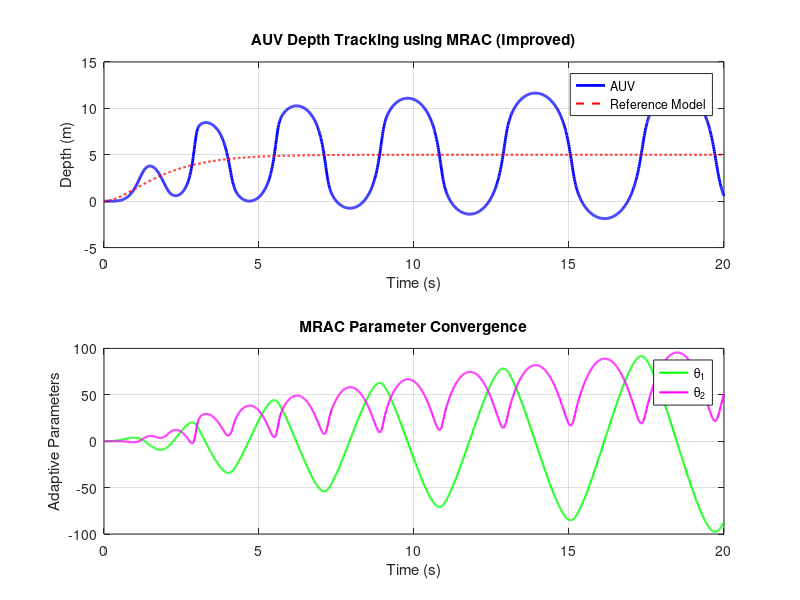

Recreate this plot in MATLAB.
% MRAC for AUV Depth Control - Improved Version
clc; clear; close all;

%% Parameters
% Reference model: z'' + 2*z' + z = r
a_m1 = 2;  % damping
a_m0 = 1;  % stiffness

% Adaptive gain (smaller for smoother adaptation)
gamma = 3;

% Damping for plant (simulate friction in water)
damping = 2;

% Time settings
dt = 0.01;
T = 20;
t = 0:dt:T;
N = length(t);

% Reference input
r = 5 * ones(1, N);

% Initialize states
z = zeros(1, N);      % plant position
v = zeros(1, N);      % plant velocity
z_m = zeros(1, N);    % model position
v_m = zeros(1, N);    % model velocity
theta = [0; 0];       % adaptive parameters

% Data storage
u = zeros(1, N);
theta_hist = zeros(2, N);

%% Simulation loop
for i = 1:N-1
    % Error
    e = z(i) - z_m(i);

    % Regressor
    phi = [r(i); -v(i)];

    % Control law
    u(i) = theta' * phi;

    % Plant dynamics with damping
    a = -damping * v(i) + u(i);
    v(i+1) = v(i) + a * dt;
    z(i+1) = z(i) + v(i+1) * dt;

    % Reference model
    a_m = -a_m1 * v_m(i) - a_m0 * z_m(i) + a_m0 * r(i);
    v_m(i+1) = v_m(i) + a_m * dt;
    z_m(i+1) = z_m(i) + v_m(i+1) * dt;

    % Adaptive law
    theta_dot = -gamma * phi * e;
    theta = theta + theta_dot * dt;
    theta_hist(:, i+1) = theta;
end

%% Plotting
figure;
subplot(2,1,1)
plot(t, z, 'b', 'LineWidth', 2); hold on;
plot(t, z_m, 'r--', 'LineWidth', 1.5);
xlabel('Time (s)'); ylabel('Depth (m)');
legend('AUV', 'Reference Model');
title('AUV Depth Tracking using MRAC (Improved)');
grid on;

subplot(2,1,2)
plot(t, theta_hist(1,:), 'g', 'LineWidth', 1.5); hold on;
plot(t, theta_hist(2,:), 'm', 'LineWidth', 1.5);
legend('\theta_1','\theta_2');
xlabel('Time (s)'); ylabel('Adaptive Parameters');
title('MRAC Parameter Convergence');
grid on;